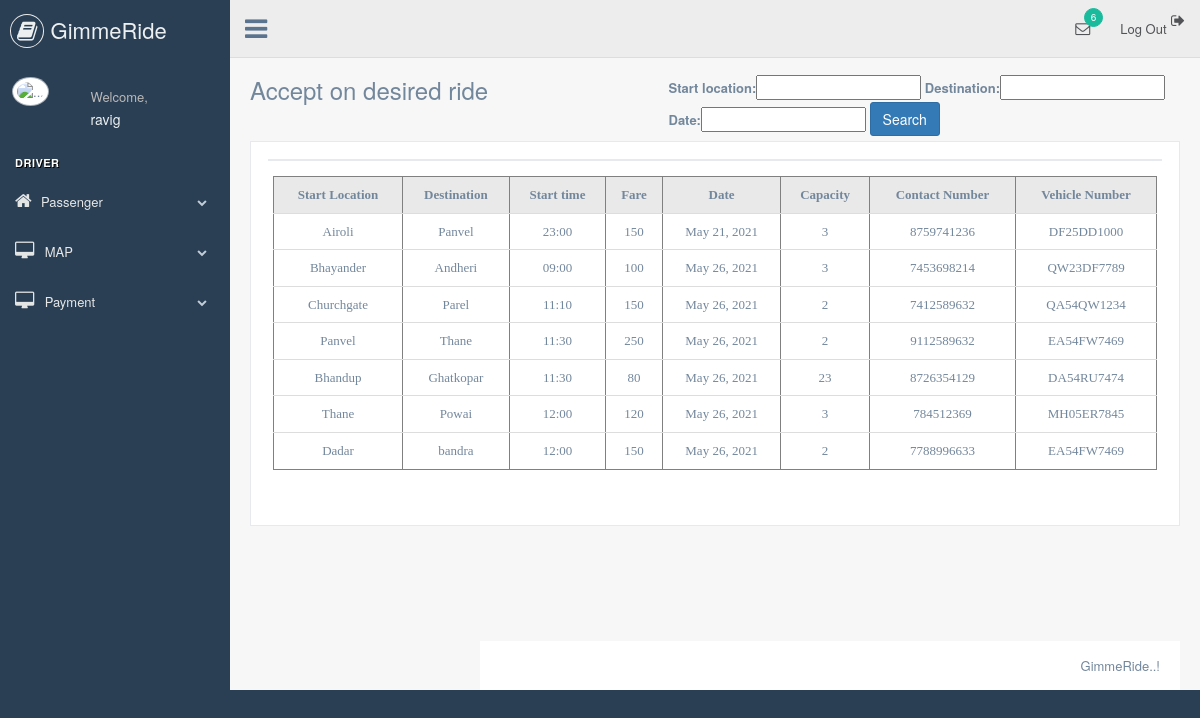
Page /driver/carrender/ (signed in) on the committed database.
### driver2/models.py (models this page shows, shortened)
class Carformmodel(models.Model):
    user = models.ForeignKey(User,null=True,on_delete=models.CASCADE)
    start_location = models.CharField(max_length=255)
    destination = models.CharField(max_length=255)
    start_time = models.CharField(null=True,max_length=255)
    journey_time = models.CharField(null=True,max_length=255)
    fare = models.IntegerField(null=True)
    date = models.DateField(null=True)
    capacity = models.IntegerField(null=True)
    contact_Number = models.IntegerField(null=True,max_length=10)
    vehicle_Number = models.CharField(null=True,max_length=10)
    license = models.ImageField(null=True,blank=True)

### driver/views.py (the view, shortened to what this page needs)
# urls.py: path('carrender/', views.carrender, name="carrender"),
def carrender(request):
    form = CarformmodelForm()
    carformmodels = Carformmodel.objects.all()
    myfilter = Carformfilter(request.GET, queryset=carformmodels)
    carformmodels = myfilter.qs
    context = {'carformmodels':carformmodels, 'myfilter':myfilter}
    return render(request, 'driver/carrender.html', context)

### driver/templates/driver/carrender.html (shortened to what this page needs)
{% load static %}
<!DOCTYPE html>
<html lang="en">
<head>
    <link href="{% static 'css/bootstrap.min.css' %}" rel="stylesheet">
    <link href="{% static 'css/font-awesome.min.css' %}" rel="stylesheet">
    <link href="{% static 'css/nprogress.css' %}" rel="stylesheet">
    <link href="{% static 'css/custom.min.css' %}" rel="stylesheet">
</head>
<body class="nav-md">
<div class="container body">
    <div class="main_container">
        <div class="col-md-3 left_col">
            <div class="left_col scroll-view">
                <div class="navbar nav_title" style="border: 0;">
                    <a href="#" class="site_title"><i class="fa fa-book"></i> <span>GimmeRide</span></a>
                </div>
                <div class="profile clearfix">
                    <div class="profile_pic">
                        <img src="images/img.jpg" alt="..." class="img-circle profile_img">
                    </div>
                    <div class="profile_info">
                        <span>Welcome,</span>
                        <h2>{{request.user}}</h2>
                    </div>
                    <div class="clearfix"></div>
                </div>
                <br/>
                <div id="sidebar-menu" class="main_menu_side hidden-print main_menu">
                    <div class="menu_section">
                        <h3>Driver</h3>
                        <ul class="nav side-menu">
                        <li class="dropdown"><a class="dropdown-toggle" data-toggle="dropdown"><i class="fa fa-home"></i>Passenger<span class="fa fa-chevron-down"></span></a>
                    </li>
                        <li><a href="{% url 'map2' %}"><i class="fa fa-desktop"></i> MAP <span
                                    class="fa fa-chevron-down"></span></a>
                        </li>
                        <li><a href="#"><i class="fa fa-desktop"></i> Payment <span
                                    class="fa fa-chevron-down"></span></a>
                        </li>
                        </ul>
                    </div>
                </div>
            </div>
        </div>
        <div class="top_nav">
            <div class="nav_menu">
                <nav>
                    <div class="nav toggle">
                        <a id="menu_toggle"><i class="fa fa-bars"></i></a>
                    </div>
                    <ul class="nav navbar-nav navbar-right">
                        <li class="">
                                <li><a href="{% url 'logout2' %}"><i class="fa fa-sign-out pull-right"></i> Log Out</a></li>
                        </li>
                        <li role="presentation" class="dropdown">
                            <a href="javascript:;" class="dropdown-toggle info-number" data-toggle="dropdown"
                               aria-expanded="false">
                                <i class="fa fa-envelope-o"></i>
                                <span class="badge bg-green">6</span>
                            </a>
                        </li>
                    </ul>
                </nav>
            </div>
        </div>
        <div class="right_col" role="main">
            <div class="">
                <div class="page-title">
                    <div class="title_left">
                        <h3>Accept on desired ride</h3>
                    </div>
                </div>
                <div class="card card-body">
                    <form method="get">
                        {{myfilter.form}}
                    <button class="btn btn-primary" type="submit">Search</button>
                    </form>
                <div class="row" style="min-height:500px">
                    <div class="col-md-12 col-sm-12 col-xs-12">
                        <div class="x_panel">
                            <div class="x_title">
                            </div>
                            <div class="x_content">
                            <div class ="container h-100">
                                <div class="table-responsive">
                                        <table class="table table-hover" align="center" cellpadding="5" cellspacing="0" border="1">
                                            <thead class="thead-dark">
                                                <tr bgcolor="#E9E9E9">
                                                    <td align = "center"><b><font style = "font-family: avenir" >Start Location</font></b></td>
                                                    <td align = "center"><b><font style = "font-family: avenir" >Destination</font></b></td>
                                                    <td align = "center"><b><font style = "font-family: avenir" >Start time</font></b></td>
                                                    <td align = "center"><b><font style = "font-family: avenir" >Fare</font></b></td>
                                                    <td align = "center"><b><font style = "font-family: avenir" >Date</font></b></td>
                                                    <td align = "center"><b><font style = "font-family: avenir" >Capacity</font></b></td>
                                                    <td align = "center"><b><font style = "font-family: avenir" >Contact Number</font></b></td>
                                                    <td align = "center"><b><font style = "font-family: avenir" >Vehicle Number</font></b></td>
                                                </tr>
                                            </thead>
                                            <tbody>
                                                    <tr bgcolor="#FFFFFF">
                                                        <form action="RequestSelectedRideController">
                                                        {% for obj in carformmodels %}
                                                        <tr>
                                                        <td align = "center"><font style = "font-family: avenir" >{{obj.start_location}}</font></b></td>
                                                        <td align = "center"><font style = "font-family: avenir" >{{obj.destination}}</font></b></td>
                                                        <td align = "center"><font style = "font-family: avenir" > {{obj.start_time}}</font></b></td>
                                                        <td align = "center"><font style = "font-family: avenir" >{{obj.fare}}</font></b></td>
                                                        <td align = "center"><font style = "font-family: avenir" >{{obj.date}}</font></b></td>
                                                        <td align = "center"><font style = "font-family: avenir" >{{obj.capacity}}</font></b></td>
                                                        <td align = "center"><font style = "font-family: avenir" >{{obj.contact_Number}}</font></b></td>
                                                        <td align = "center"><font style = "font-family: avenir" >{{obj.vehicle_Number}}</font></b></td>
                                                        </form>
                                                    </tr>
                                                        {% endfor %}
                                            </tbody>
                                        </table>
                                        <br/>
                                </div>
                            </div>
                        </div>
                    </div>
                </div>
            </div>
        </div>
        <footer>
            <div class="pull-right">
                GimmeRide..!
            </div>
            <div class="clearfix"></div>
        </footer>
    </div>
</div>
</body>
</html>

### rows in the picture
Carformmodel: start_location "Airoli", destination "Panvel", start_time "23:00", fare "150", date "May 21, 2021", capacity "3", contact_Number "8759741236", vehicle_Number "DF25DD1000"
Carformmodel: start_location "Bhayander", destination "Andheri", start_time "09:00", fare "100", date "May 26, 2021", capacity "3", contact_Number "7453698214", vehicle_Number "QW23DF7789"
Carformmodel: start_location "Churchgate", destination "Parel", start_time "11:10", fare "150", date "May 26, 2021", capacity "2", contact_Number "7412589632", vehicle_Number "QA54QW1234"
Carformmodel: start_location "Panvel", destination "Thane", start_time "11:30", fare "250", date "May 26, 2021", capacity "2", contact_Number "9112589632", vehicle_Number "EA54FW7469"
Carformmodel: start_location "Bhandup", destination "Ghatkopar", start_time "11:30", fare "80", date "May 26, 2021", capacity "23", contact_Number "8726354129", vehicle_Number "DA54RU7474"
Carformmodel: start_location "Thane", destination "Powai", start_time "12:00", fare "120", date "May 26, 2021", capacity "3", contact_Number "784512369", vehicle_Number "MH05ER7845"
Carformmodel: start_location "Dadar", destination "bandra", start_time "12:00", fare "150", date "May 26, 2021", capacity "2", contact_Number "7788996633", vehicle_Number "EA54FW7469"

### other values in the picture
{{ request.user }} "ravig"
